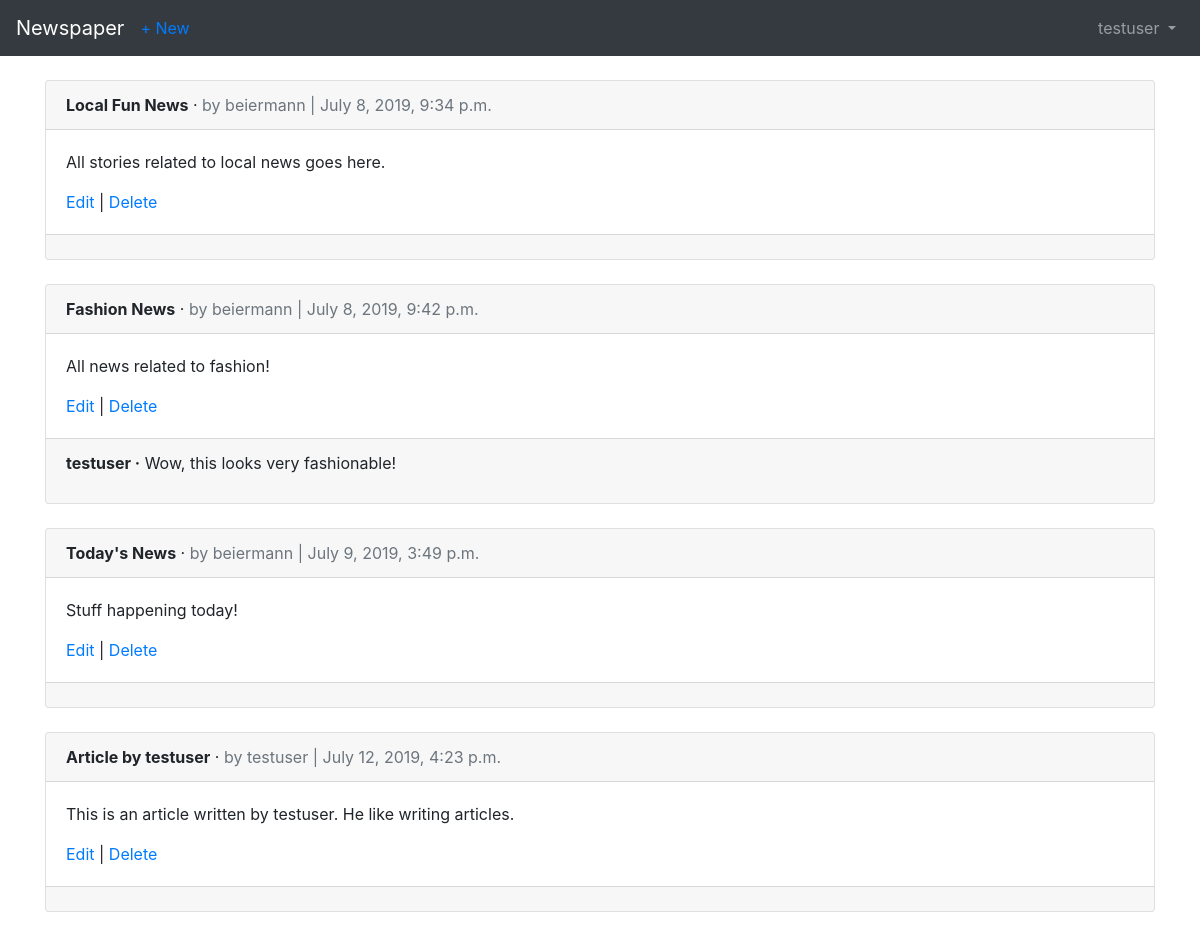
Screenshot of /articles/ (signed in) with the database file from the repository.
### users/models.py (models this page shows)
class CustomUser(AbstractUser):
    age = models.PositiveIntegerField(null=True, blank=True)

### articles/models.py (models this page shows, shortened)
class Article(models.Model):
    title = models.CharField(max_length=255)
    body = models.TextField()
    date = models.DateTimeField(auto_now_add=True)
    author = models.ForeignKey(
        get_user_model(),
        on_delete=models.CASCADE,
    )

class Comment(models.Model):
    article = models.ForeignKey(Article, on_delete=models.CASCADE, related_name='comments',)
    comment = models.CharField(max_length=140)
    author = models.ForeignKey(
        get_user_model(),
        on_delete=models.CASCADE,
    )
    def __str__(self):
        return self.comment

### articles/views.py (the view)
# urls.py: path('', ArticleListView.as_view(), name='article_list'),
class ArticleListView(LoginRequiredMixin, ListView):
    model = Article
    template_name = 'article_list.html'
    login_url = 'login'

### templates/article_list.html (shortened to what this page needs)
{% extends 'base.html' %}
{% block content %}
  {% for article in object_list %}
    <div class="card">
      <div class="card-header">
        <span class="font-weight-bold">{{ article.title }}</span> &middot;
        <span class="text-muted">by {{ article.author }} |
        {{ article.date }}</span>
      </div>
      <div class="card-body">
        <p>{{ article.body }}</p>
        <a href="{% url 'article_edit' article.pk %}">Edit</a> |
        <a href="{% url 'article_delete' article.pk %}">Delete</a>
      </div>
      <div class="card-footer">
        {% for comment in article.comments.all %}
          <p>
            <span class="font-weight-bold">{{ comment.author }} &middot;</span>
            {{ comment }}
          </p>
        {% endfor %}
      </div>
    </div>
    <br />
  {% endfor %}
{% endblock content %}

### templates/base.html (shortened to what this page needs)
<!doctype html>
<html lang="en">
  <head>
    <link rel="stylesheet"
      href="https://stackpath.bootstrapcdn.com/bootstrap/4.1.3/css/\bootstrap.min.css"
>
  </head>
  <body>
    <nav class="navbar navbar-expand-md navbar-dark bg-dark mb-4">
      <a class="navbar-brand" href="{% url 'home' %}">Newspaper</a>
      {% if user.is_authenticated %}
        <ul class="navbar-nav mr-auto">
          <li class="nav-item"><a href="{% url 'article_new' %}">+ New</a></li>
        </ul>
      {% endif %}
      <div class="collapse navbar-collapse" id="navbarCollapse">
        {% if user.is_authenticated %}
          <ul class="navbar-nav ml-auto">
            <li class="nav-item">
              <a class="nav-link dropdown-toggle" href="#" id="userMenu"
                data-toggle="dropdown" aria-haspopup="true" aria-expanded="false">
                {{ user.username }}
              </a>
            </li>
          </ul>
        {% else %}
          <form class="form-inline ml-auto">
            <a href="{% url 'login' %}" class="btn btn-outline-secondary">Log In</a>
            <a href="{% url 'signup' %}" class="btn btn-primary ml-2">Sign up</a>
          </form>
        {% endif %}
      </div>
    </nav>
    <div class="container">
      {% block content %}
      {% endblock content %}
    </div>
  </body>
</html>

### rows the page displays
CustomUser: username "testuser"
Article: title "Local Fun News", author "beiermann", date "July 8, 2019, 9:34 p.m.", body "All stories related to local news goes here."
Article: title "Fashion News", author "beiermann", date "July 8, 2019, 9:42 p.m.", body "All news related to fashion!"
Comment: author "testuser", comment "Wow, this looks very fashionable!"
Article: title "Today's News", author "beiermann", date "July 9, 2019, 3:49 p.m.", body "Stuff happening today!"
Article: title "Article by testuser", author "testuser", date "July 12, 2019, 4:23 p.m.", body "This is an article written by testuser. He like writing articles."
